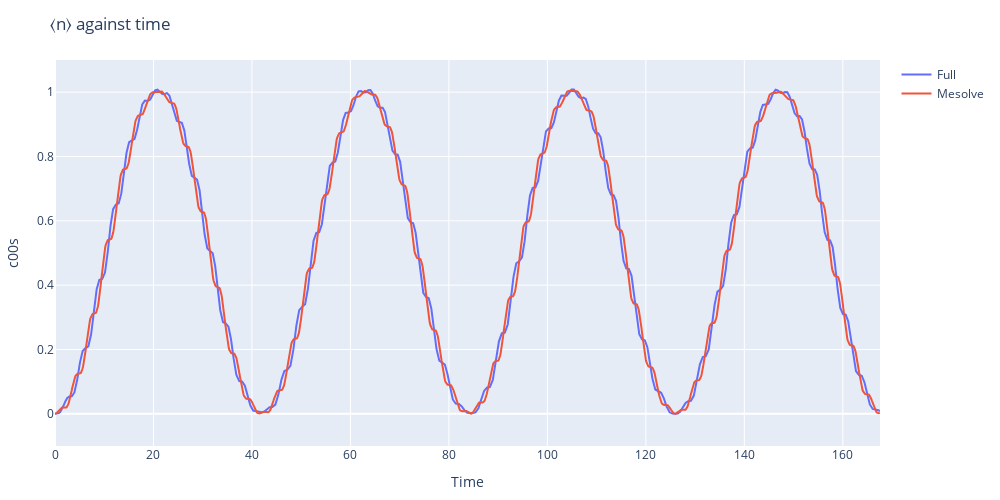

This figure's notebook cell:
### Code cell
plot_ns_full = scatter(x=sol.t, y=real.(ns_full), mode="lines", name="Full")
plot_ns_mesolve = scatter(x=0:0.1:8π/εd, y=real.(res.expect[:]), mode="lines", name="Mesolve")

layout = Layout(
    xaxis_title="Time",
    yaxis_title="c00s",
    title="⟨n⟩ against time",
    width=1000,
    height=500,
    yaxis_range=[-0.1, 1.1]
)

plot([plot_ns_full, plot_ns_mesolve], layout)

### Figure 1 — Plotly figure (JSON) as saved in the notebook; plotly's stock layout.template omitted (floating-point values rounded to 4 significant figures; data arrays with more than 128 entries replaced by an {"elided": "..."} marker saying what was removed)
{"data": [{"mode": "lines", "name": "Full", "type": "scatter", "x": {"elided": "321 float values"}, "y": {"elided": "321 float values"}}, {"mode": "lines", "name": "Mesolve", "type": "scatter", "x": {"elided": "1676 float values"}, "y": {"elided": "1676 float values"}}], "layout": {"height": 500, "margin": {"b": 50, "l": 50, "r": 50, "t": 60}, "title": "⟨n⟩ against time", "width": 1000, "xaxis": {"title": {"text": "Time"}}, "yaxis": {"range": [-0.1, 1.1], "title": {"text": "c00s"}}}}
